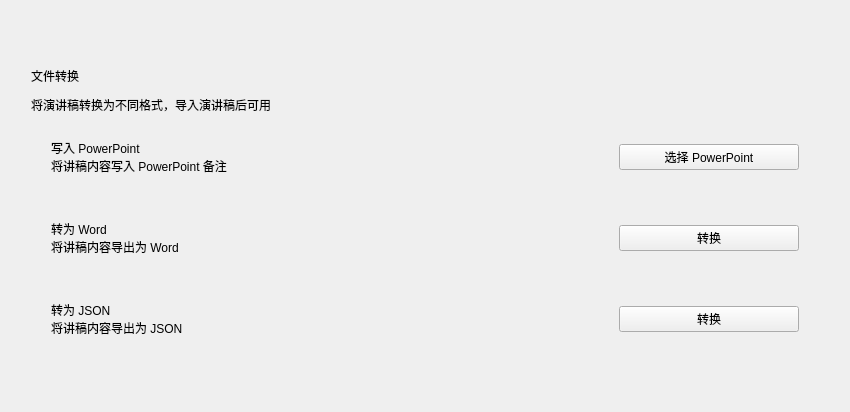
<?xml version="1.0" encoding="UTF-8"?>
<ui version="4.0">
 <class>toolsInterface</class>
 <widget class="QWidget" name="toolsInterface">
  <property name="geometry">
   <rect>
    <x>0</x>
    <y>0</y>
    <width>850</width>
    <height>412</height>
   </rect>
  </property>
  <property name="windowTitle">
   <string>Form</string>
  </property>
  <layout class="QHBoxLayout" name="horizontalLayout">
   <item>
    <widget class="QWidget" name="bgWidget" native="true">
     <layout class="QVBoxLayout" name="verticalLayout_8">
      <property name="leftMargin">
       <number>20</number>
      </property>
      <property name="topMargin">
       <number>50</number>
      </property>
      <property name="rightMargin">
       <number>20</number>
      </property>
      <property name="bottomMargin">
       <number>20</number>
      </property>
      <item>
       <widget class="QWidget" name="importWidget" native="true">
        <layout class="QVBoxLayout" name="verticalLayout_2">
         <property name="spacing">
          <number>5</number>
         </property>
         <property name="leftMargin">
          <number>0</number>
         </property>
         <property name="topMargin">
          <number>0</number>
         </property>
         <property name="rightMargin">
          <number>0</number>
         </property>
         <property name="bottomMargin">
          <number>0</number>
         </property>
         <item>
          <widget class="SubtitleLabel" name="SubtitleLabel">
           <property name="minimumSize">
            <size>
             <width>0</width>
             <height>30</height>
            </size>
           </property>
           <property name="maximumSize">
            <size>
             <width>16777215</width>
             <height>30</height>
            </size>
           </property>
           <property name="text">
            <string>文件转换</string>
           </property>
          </widget>
         </item>
         <item>
          <widget class="CaptionLabel" name="CaptionLabel_4">
           <property name="text">
            <string>将演讲稿转换为不同格式，导入演讲稿后可用</string>
           </property>
          </widget>
         </item>
         <item>
          <widget class="CardWidget" name="CardWidget">
           <layout class="QHBoxLayout" name="horizontalLayout_11">
            <property name="leftMargin">
             <number>20</number>
            </property>
            <property name="topMargin">
             <number>20</number>
            </property>
            <property name="rightMargin">
             <number>20</number>
            </property>
            <property name="bottomMargin">
             <number>20</number>
            </property>
            <item>
             <layout class="QVBoxLayout" name="verticalLayout_7">
              <property name="spacing">
               <number>0</number>
              </property>
              <item>
               <widget class="QLabel" name="pptPathLabel">
                <property name="styleSheet">
                 <string notr="true">font: 700 10pt 'Segoe UI', 'Microsoft YaHei', 'PingFang SC';</string>
                </property>
                <property name="text">
                 <string>写入 PowerPoint</string>
                </property>
               </widget>
              </item>
              <item>
               <widget class="CaptionLabel" name="pptCaptionLabel">
                <property name="text">
                 <string>将讲稿内容写入 PowerPoint 备注</string>
                </property>
               </widget>
              </item>
             </layout>
            </item>
            <item>
             <spacer name="horizontalSpacer">
              <property name="orientation">
               <enum>Qt::Horizontal</enum>
              </property>
              <property name="sizeHint" stdset="0">
               <size>
                <width>40</width>
                <height>20</height>
               </size>
              </property>
             </spacer>
            </item>
            <item>
             <widget class="PushButton" name="transformPPTPushButton">
              <property name="minimumSize">
               <size>
                <width>180</width>
                <height>0</height>
               </size>
              </property>
              <property name="maximumSize">
               <size>
                <width>180</width>
                <height>16777215</height>
               </size>
              </property>
              <property name="text">
               <string>选择 PowerPoint</string>
              </property>
             </widget>
            </item>
           </layout>
          </widget>
         </item>
         <item>
          <widget class="CardWidget" name="CardWidget_2">
           <layout class="QHBoxLayout" name="horizontalLayout_12">
            <property name="leftMargin">
             <number>20</number>
            </property>
            <property name="topMargin">
             <number>20</number>
            </property>
            <property name="rightMargin">
             <number>20</number>
            </property>
            <property name="bottomMargin">
             <number>20</number>
            </property>
            <item>
             <layout class="QVBoxLayout" name="verticalLayout_9">
              <property name="spacing">
               <number>0</number>
              </property>
              <item>
               <widget class="QLabel" name="wordPathLabel">
                <property name="styleSheet">
                 <string notr="true">font: 700 10pt 'Segoe UI', 'Microsoft YaHei', 'PingFang SC';</string>
                </property>
                <property name="text">
                 <string>转为 Word</string>
                </property>
               </widget>
              </item>
              <item>
               <widget class="CaptionLabel" name="wordCaptionLabel">
                <property name="text">
                 <string>将讲稿内容导出为 Word</string>
                </property>
               </widget>
              </item>
             </layout>
            </item>
            <item>
             <spacer name="horizontalSpacer_2">
              <property name="orientation">
               <enum>Qt::Horizontal</enum>
              </property>
              <property name="sizeHint" stdset="0">
               <size>
                <width>40</width>
                <height>20</height>
               </size>
              </property>
             </spacer>
            </item>
            <item>
             <widget class="PushButton" name="transformWordPushButton">
              <property name="minimumSize">
               <size>
                <width>180</width>
                <height>0</height>
               </size>
              </property>
              <property name="maximumSize">
               <size>
                <width>180</width>
                <height>16777215</height>
               </size>
              </property>
              <property name="text">
               <string>转换</string>
              </property>
             </widget>
            </item>
           </layout>
          </widget>
         </item>
         <item>
          <widget class="CardWidget" name="CardWidget_3">
           <layout class="QHBoxLayout" name="horizontalLayout_13">
            <property name="leftMargin">
             <number>20</number>
            </property>
            <property name="topMargin">
             <number>20</number>
            </property>
            <property name="rightMargin">
             <number>20</number>
            </property>
            <property name="bottomMargin">
             <number>20</number>
            </property>
            <item>
             <layout class="QVBoxLayout" name="verticalLayout_10">
              <property name="spacing">
               <number>0</number>
              </property>
              <item>
               <widget class="QLabel" name="jsonPathLabel">
                <property name="styleSheet">
                 <string notr="true">font: 700 10pt 'Segoe UI', 'Microsoft YaHei', 'PingFang SC';</string>
                </property>
                <property name="text">
                 <string>转为 JSON</string>
                </property>
               </widget>
              </item>
              <item>
               <widget class="CaptionLabel" name="jsonCaptionLabel">
                <property name="text">
                 <string>将讲稿内容导出为 JSON</string>
                </property>
               </widget>
              </item>
             </layout>
            </item>
            <item>
             <spacer name="horizontalSpacer_3">
              <property name="orientation">
               <enum>Qt::Horizontal</enum>
              </property>
              <property name="sizeHint" stdset="0">
               <size>
                <width>40</width>
                <height>20</height>
               </size>
              </property>
             </spacer>
            </item>
            <item>
             <widget class="PushButton" name="transformJsonPushButton">
              <property name="minimumSize">
               <size>
                <width>180</width>
                <height>0</height>
               </size>
              </property>
              <property name="maximumSize">
               <size>
                <width>180</width>
                <height>16777215</height>
               </size>
              </property>
              <property name="text">
               <string>转换</string>
              </property>
             </widget>
            </item>
           </layout>
          </widget>
         </item>
        </layout>
       </widget>
      </item>
      <item>
       <spacer name="verticalSpacer">
        <property name="orientation">
         <enum>Qt::Vertical</enum>
        </property>
        <property name="sizeHint" stdset="0">
         <size>
          <width>20</width>
          <height>40</height>
         </size>
        </property>
       </spacer>
      </item>
     </layout>
    </widget>
   </item>
  </layout>
 </widget>
 <customwidgets>
  <customwidget>
   <class>PushButton</class>
   <extends>QPushButton</extends>
   <header>qfluentwidgets</header>
  </customwidget>
  <customwidget>
   <class>CardWidget</class>
   <extends>QFrame</extends>
   <header>qfluentwidgets</header>
   <container>1</container>
  </customwidget>
  <customwidget>
   <class>CaptionLabel</class>
   <extends>QLabel</extends>
   <header>qfluentwidgets</header>
  </customwidget>
  <customwidget>
   <class>SubtitleLabel</class>
   <extends>QLabel</extends>
   <header>qfluentwidgets</header>
  </customwidget>
 </customwidgets>
 <resources>
  <include location="resource.qrc"/>
 </resources>
 <connections/>
</ui>
